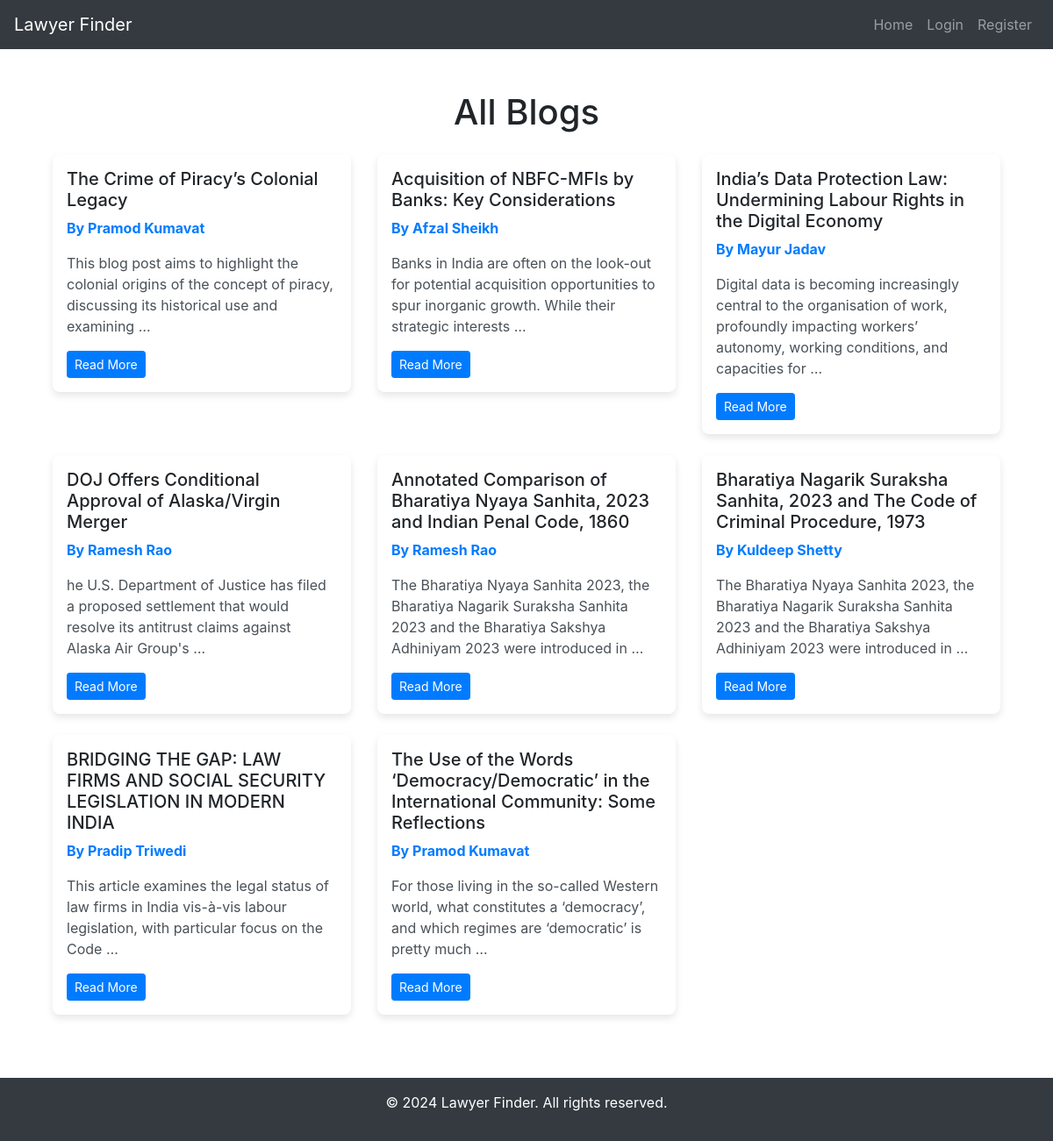
The app's page /user/read_blog/ with its own data.
### lawyer/models.py (models this page shows, shortened)
class Blog(models.Model):
    author = models.ForeignKey(Lawyer, on_delete=models.CASCADE, related_name='blogs')
    title = models.CharField(max_length=200)
    content = models.TextField()
    image = models.ImageField(upload_to='blog_photos/', blank=True, null=True)

class Lawyer(models.Model):
    user = models.OneToOneField(settings.AUTH_USER_MODEL, on_delete=models.CASCADE, related_name="lawyer_profile")
    address = models.CharField(max_length=200, null=False)
    mobile = models.CharField(max_length=15, null=False)
    email = models.EmailField(null=False)
    full_name = models.CharField(max_length=200, null=False)
    is_approved = models.BooleanField(default=False)
    qualifications = models.TextField(blank=True, null=True)
    specializations = models.TextField(blank=True, null=True)
    years_of_experience = models.PositiveIntegerField(blank=True, null=True)
    profile_photo = models.ImageField(upload_to='profile_photos/', blank=True, null=True)
    court_duty = models.CharField(max_length=200, blank=True, null=True)
    total_cases = models.PositiveIntegerField(blank=True, null=True)

### user/views.py (the view)
# urls.py: path('read_blog/', ReadBlogsView.as_view(), name='read_blogs'),
class ReadBlogsView(ListView):
    model = Blog
    template_name = 'user/read_blogs.html'
    context_object_name = 'blogs'

### user/templates/user/read_blogs.html (shortened to what this page needs)
<!DOCTYPE html>
<html lang="en">
<head>
    <link rel="stylesheet" href="https://stackpath.bootstrapcdn.com/bootstrap/4.5.2/css/bootstrap.min.css">
</head>
<body>
{% extends 'usernav.html' %}
{% block content %}
    <div class="container my-5">
        <h1 class="text-center mb-4">All Blogs</h1>
        <div class="row">
            {% for blog in blogs %}
            <div class="col-md-4 mb-4">
                <div class="blog-card bg-white p-3">
                    <h5 class="blog-title">{{ blog.title }}</h5>
                    <p class="blog-author">By {{ blog.author.user.lawyer_profile.full_name }}</p>
                    <p class="blog-content">{{ blog.content|truncatewords:20 }}</p>
                    <a href="{% url 'blog_detail' blog.pk %}" class="btn btn-primary btn-sm">Read More</a>
                </div>
            </div>
            {% endfor %}
        </div>
    </div>
{% endblock %}

### user/templates/user/read_blogs.html (style rules this page uses)
body { background-color: #f8f9fa; }
.blog-card { box-shadow: 0 4px 8px rgba(0, 0, 0, 0.1); border-radius: 8px; overflow: hidden; transition: transform 0.3s ease; }
.blog-author { font-weight: bold; color: #007bff; }
.blog-content { color: #495057; }

### records on screen
Blog: title "The Crime of Piracy’s Colonial Legacy", author.user.lawyer_profile.full_name "Pramod Kumavat", content "This blog post aims to highlight the colonial origins of the concept of piracy, discussing its historical use and examining …"
Blog: title "Acquisition of NBFC-MFIs by Banks: Key Considerations", author.user.lawyer_profile.full_name "Afzal Sheikh", content "Banks in India are often on the look-out for potential acquisition opportunities to spur inorganic growth. While their strategic interests …"
Blog: title "India’s Data Protection Law: Undermining Labour Rights in the Digital Economy", author.user.lawyer_profile.full_name "Mayur Jadav", content "Digital data is becoming increasingly central to the organisation of work, profoundly impacting workers’ autonomy, working conditions, and capacities for …"
Blog: title "DOJ Offers Conditional Approval of Alaska/Virgin Merger", author.user.lawyer_profile.full_name "Ramesh Rao", content "he U.S. Department of Justice has filed a proposed settlement that would resolve its antitrust claims against Alaska Air Group's …"
Blog: title "Annotated Comparison of Bharatiya Nyaya Sanhita, 2023 and Indian Penal Code, 1860", author.user.lawyer_profile.full_name "Ramesh Rao", content "The Bharatiya Nyaya Sanhita 2023, the Bharatiya Nagarik Suraksha Sanhita 2023 and the Bharatiya Sakshya Adhiniyam 2023 were introduced in …"
Blog: title "Bharatiya Nagarik Suraksha Sanhita, 2023 and The Code of Criminal Procedure, 1973", author.user.lawyer_profile.full_name "Kuldeep Shetty", content "The Bharatiya Nyaya Sanhita 2023, the Bharatiya Nagarik Suraksha Sanhita 2023 and the Bharatiya Sakshya Adhiniyam 2023 were introduced in …"
Blog: title "BRIDGING THE GAP: LAW FIRMS AND SOCIAL SECURITY LEGISLATION IN MODERN INDIA", author.user.lawyer_profile.full_name "Pradip Triwedi", content "This article examines the legal status of law firms in India vis-à-vis labour legislation, with particular focus on the Code …"
Blog: title "The Use of the Words ‘Democracy/Democratic’ in the International Community: Some Reflections", author.user.lawyer_profile.full_name "Pramod Kumavat", content "For those living in the so-called Western world, what constitutes a ‘democracy’, and which regimes are ‘democratic’ is pretty much …"
